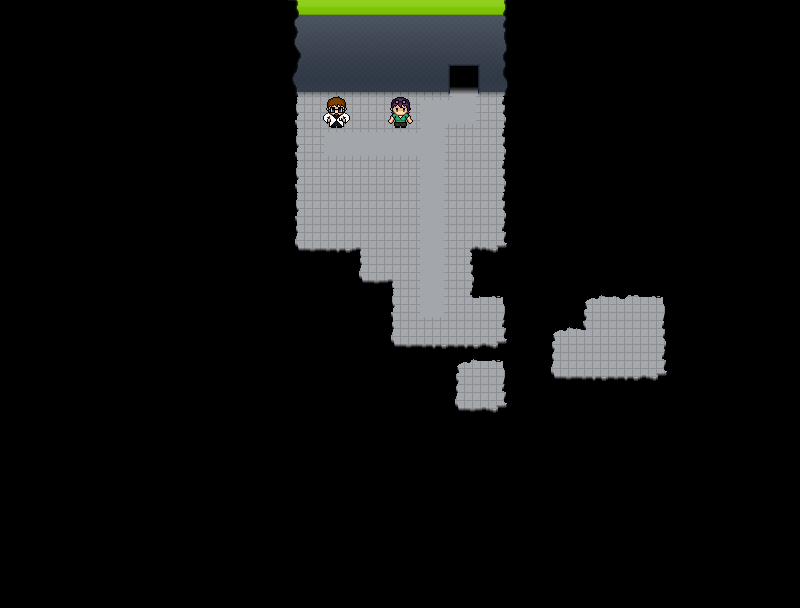

Below is a game level as drawn by its tile map, then a one-line description and the .tmx that defines it (tile-layer data replaced by summaries):
An orthogonal 25x19 tile map with 32x32 px tiles, 2 tile layers (Tile Layer 1, props).

<map version="1.0" orientation="orthogonal" width="25" height="19" tilewidth="32" tileheight="32" backgroundcolor="#000000">
 <tileset firstgid="1" name="tileset" tilewidth="32" tileheight="32">
  <image source="tileset.png" width="384" height="384" />
 </tileset>
 <layer name="Tile Layer 1" width="25" height="19">
  <data>[475 cells, 475 non-empty, 32 distinct tile ids]</data>
 </layer>
 <layer name="props" width="25" height="19">
  <data>[475 cells, 10 non-empty, 3 distinct tile ids]</data>
 </layer>
</map>